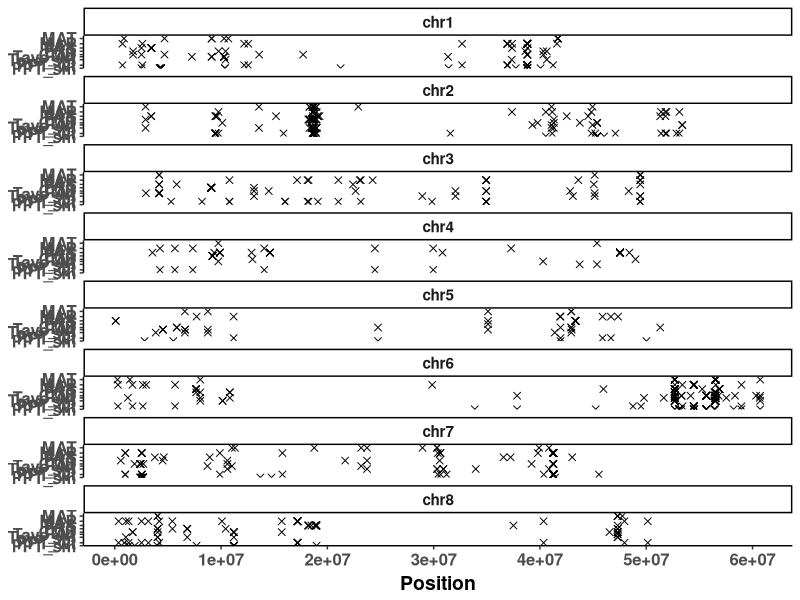
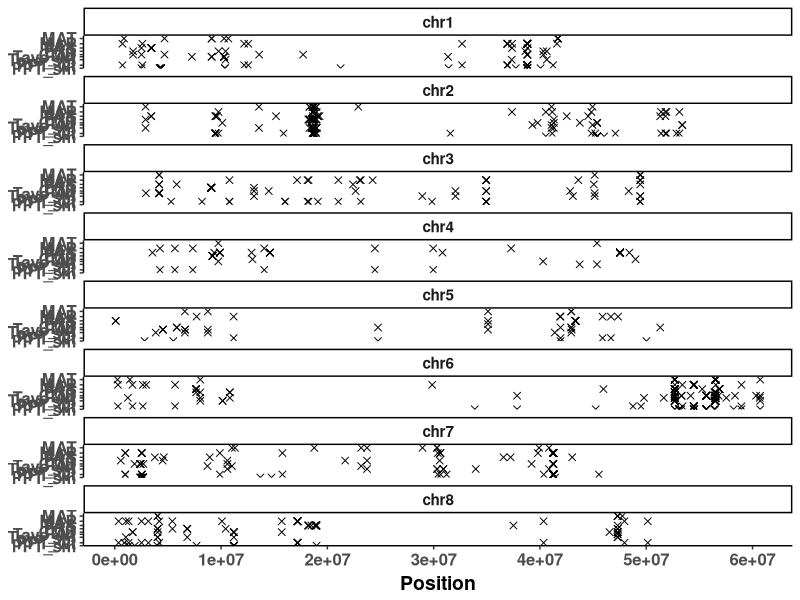

These charts were generated, in order, by the following R code:
##################################################################################
## Climate associated SNP distribution across chromosomes
## Author Daniel Anstett
## 
## 
## Last Modified Marc 22, 2021
###################################################################################


##### Annual #####
# env 1 is MAT = Mean annual temperature (°C)
# env 2 is MAP = Mean annual precipitation (mm)
# env 3 is PAS = Precipitation as snow (mm) between August in previous year and July in current year
# env 4 is EXT = Extreme temperature over 30 years
# env 5 is CMD = Hargreaves climatic moisture deficit (mm)

##### Seasonal #####
# env 6 is Tave_wt = Winter mean temperature (°C)
# env 7 is Tave_sm = Summer mean temperature (°C)
# env 8 is PPT_wt = Winter precipitation (mm)
# env 9 is PPT_sm = Summer precipitation (mm)



###################################################################################
#Import libraries
library(tidyverse)

#Import final SNP set per ENV variable
snp1_filter <- read_csv("data/genomic_data/snp_set_env1.csv")
snp2_filter <- read_csv("data/genomic_data/snp_set_env2.csv")
snp3_filter <- read_csv("data/genomic_data/snp_set_env3.csv")
snp4_filter <- read_csv("data/genomic_data/snp_set_env4.csv")
snp5_filter <- read_csv("data/genomic_data/snp_set_env5.csv")
snp6_filter <- read_csv("data/genomic_data/snp_set_env6.csv")
snp7_filter <- read_csv("data/genomic_data/snp_set_env7.csv")
snp8_filter <- read_csv("data/genomic_data/snp_set_env8.csv")
snp9_filter <- read_csv("data/genomic_data/snp_set_env9.csv")

#Add env variable identifier 
chr_obs_env1 <- snp1_filter %>% select(chr_snp) %>% separate(chr_snp,c("CE","chr","Position")) %>% select(-CE)
chr_obs_env2 <- snp2_filter %>% select(chr_snp) %>% separate(chr_snp,c("CE","chr","Position")) %>% select(-CE)
chr_obs_env3 <- snp3_filter %>% select(chr_snp) %>% separate(chr_snp,c("CE","chr","Position")) %>% select(-CE)
chr_obs_env4 <- snp4_filter %>% select(chr_snp) %>% separate(chr_snp,c("CE","chr","Position")) %>% select(-CE)
chr_obs_env5 <- snp5_filter %>% select(chr_snp) %>% separate(chr_snp,c("CE","chr","Position")) %>% select(-CE)
chr_obs_env6 <- snp6_filter %>% select(chr_snp) %>% separate(chr_snp,c("CE","chr","Position")) %>% select(-CE)
chr_obs_env7 <- snp7_filter %>% select(chr_snp) %>% separate(chr_snp,c("CE","chr","Position")) %>% select(-CE)
chr_obs_env8 <- snp8_filter %>% select(chr_snp) %>% separate(chr_snp,c("CE","chr","Position")) %>% select(-CE)
chr_obs_env9 <- snp9_filter %>% select(chr_snp) %>% separate(chr_snp,c("CE","chr","Position")) %>% select(-CE)


#Add env identfier
chr_obs_env1$env <- "MAT"
chr_obs_env2$env <- "MAP"
chr_obs_env3$env <- "PAS"
chr_obs_env4$env <- "EXT"
chr_obs_env5$env <- "CMD"
chr_obs_env6$env <- "Tave_wt"
chr_obs_env7$env <- "Tave_sm"
chr_obs_env8$env <- "PPT_wt"
chr_obs_env9$env <- "PPT_sm"

#Join env variables
chr_all <- rbind(chr_obs_env1,
                 chr_obs_env2,
                 chr_obs_env3,
                 chr_obs_env4,
                 chr_obs_env5,
                 chr_obs_env6,
                 chr_obs_env7,
                 chr_obs_env8,
                 chr_obs_env9)
chr_all$Position <- as.integer(chr_all$Position)


#############################################################################################
#Plot all 
chr1_graph_1 <-ggplot(chr_all, aes(x=Position, y=env)) +
  geom_point(size=2, shape=4,color="black") +
  scale_x_continuous(name="Position",  breaks=c(0,1e+07,2e+07,3e+07,4e+07,5e+07,6e+07)) +
  scale_y_discrete(limits = rev(chr_all$env))+
  theme_classic() + 
  #theme(axis.title.y=element_blank())+
  facet_wrap(~ chr, ncol = 1)+
  theme(strip.text.x = element_text(size = 11,face="bold"),
        axis.text.x = element_text(size=12,face="bold"),
        axis.text.y = element_text(size=12,face="bold"),
        axis.title.x = element_text(color="black", size=14, vjust = 0.5, face="bold"),
        axis.title.y=element_blank())
chr1_graph_1
ggsave("Graphs/chr_map/chr_map_env.pdf",width=8, height = 15, units = "in")




